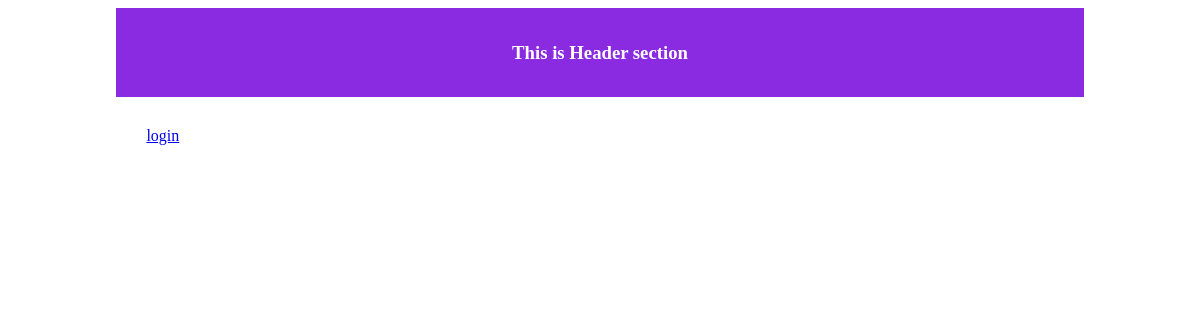
Before: / with the older database file.
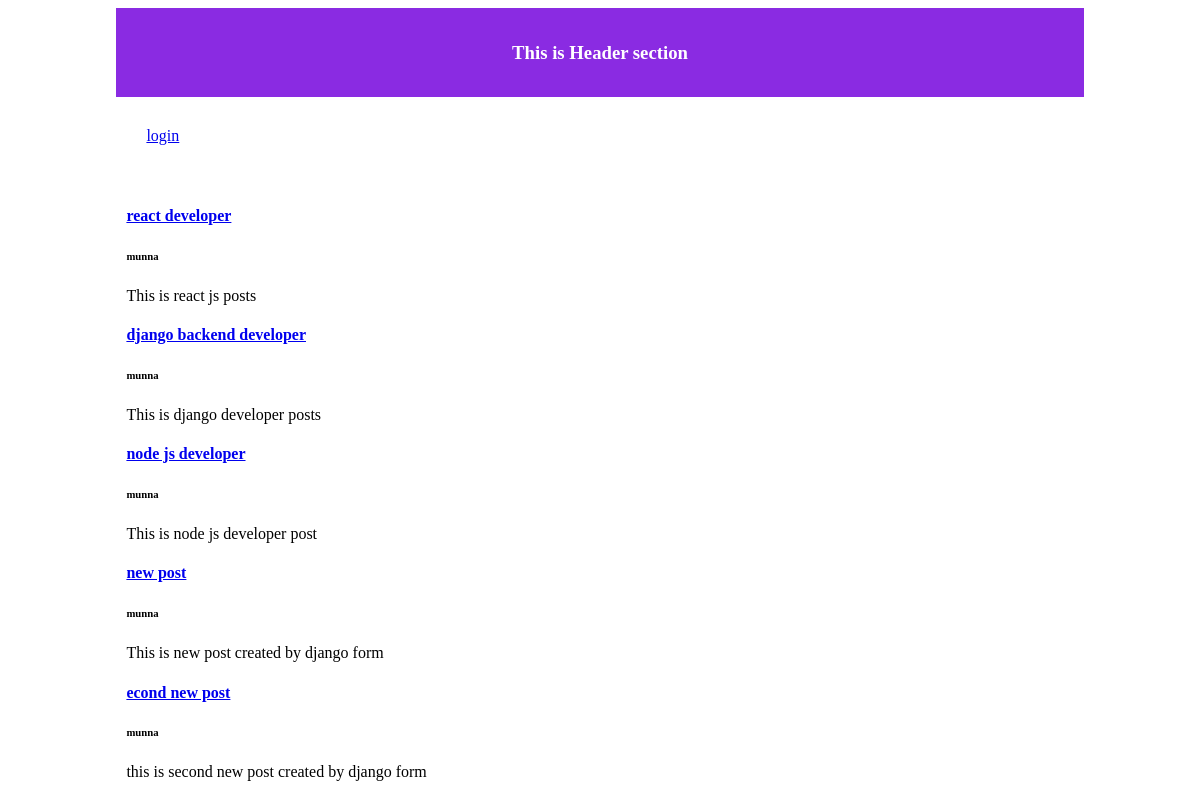
After: the same page with the newer database file.
### blogs/models.py (models this page shows, shortened)
class Post(models.Model):
    title = models.CharField(max_length=200)
    author = models.ForeignKey("auth.User", on_delete=models.CASCADE)
    body = models.TextField()

### blogs/views.py (the view)
# urls.py: path("", BlogPostView.as_view(), name="blog_post"),
class BlogPostView(ListView):
    model = Post
    template_name = "home.html"

### templates/home.html (shortened to what this page needs)
{% extends "base.html" %}
{% block content %}
<div>
    {% for post in object_list %}
    <div>
        <h4><a href="{% url 'post_details' post.pk %}">{{ post.title }}</a></h4>
        <h6>{{ post.author }}</h6>
        <p>{{ post.body }}</p>
    </div>
    {% endfor %}
</div>
{% endblock content%}

### templates/base.html (shortened to what this page needs)
{% load static %}
<!DOCTYPE html>
<html lang="en">
  <head>
    <link rel="stylesheet" href="{% static 'css/base.css'%}" />
  </head>
  <body>
    <header class="header">
      <h3>This is Header section</h3>
    </header>
    <div class="post_details">
       {% if user.is_authenticated %}
      <p>{{user.username}} <a href="{% url 'logout' %}">Logout</a></p>
      {% else %}
      <a href="{% url 'login' %}" style="margin-left: 20px">login</a>
      {% endif %}
    </div>
    <div class="post_details">{% block content %} {% endblock content %}</div>
  </body>
</html>

### static/css/base.css (style rules this page uses)
.header { width: 80%; margin: 0px auto; background-color: blueviolet; padding: 15px 10px; text-align: center; color: white; }
.post_details { width: 80%; margin: 20px auto; padding: 10px; }

Changed rows visible on the page:
added Post: title "react developer", author "munna", body "This is react js posts"
added Post: title "django backend developer", author "munna", body "This is django developer posts"
added Post: title "node js developer", author "munna", body "This is node js developer post"
added Post: title "new post", author "munna", body "This is new post created by django form"
added Post: title "econd new post", author "munna", body "this is second new post created by django form"
